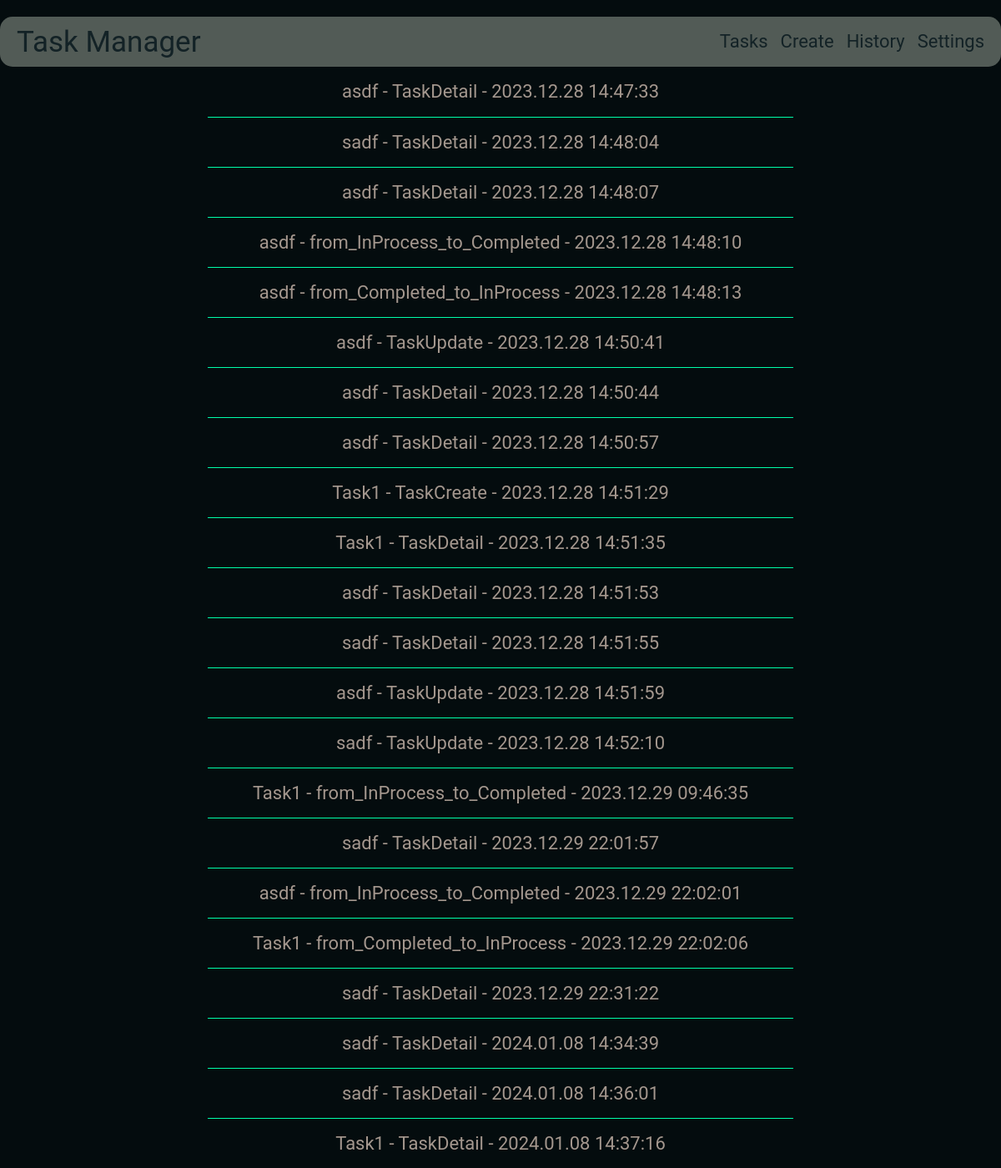
/action_history (upper part), run on the app's committed database.
### app17/models.py (models this page shows, shortened)
class Actions(models.Model):
    title = models.CharField(max_length=255, null=True, blank=True)
    action = models.ForeignKey(ActionType, on_delete=models.CASCADE)
    made_at = models.DateTimeField()

class ActionType(models.Model):
    action_name = models.CharField(max_length=255)
    def __str__(self):
        return self.action_name

### app17/views.py (the view)
# urls.py: path('action_history', action_history_view, name='action_history'),
def action_history_view(request):
    context = {'action_list':Actions.objects.all()}
    return render(request, 'app17/actionhistoryview.html', context)

### app17/templates/app17/actionhistoryview.html (shortened to what this page needs)
{% extends 'app17/base.html' %}
{% block content %}
    <div class="action">
        <div class="a_container container">
            <div class="action_block">
                {% for action in action_list %}
                    <div>{{ action.title }} - {{ action.action }} - {{ action.made_at|date:'Y.m.d' }} {{ action.made_at|time:'H:i:s' }}</div>
                {% endfor %}
            </div>
        </div>
    </div>
{% endblock %}

### app17/static/style2.css (style rules this page uses)
* { padding: 0; margin: 0; border: 0; }
*, *:before, *:after { -moz-box-sizing: border-box; -webkit-box-sizing: border-box; box-sizing: border-box; }
html, body { height: 100%; width: 100%; font-size: 100%; line-height: 1; font-size: 14px; -ms-text-size-adjust: 100%; -moz-text-size-adjust: 100%; -webkit-text-size-adjust: 100%; }
.black { background: #040c0e; color: #a4978e; font-family: "Roboto", sans-serif; font-size: 22px; }
.container { max-width: 1470px; margin: 0 auto; padding: 0px 15px; }
.action_block { width: 100%; display: flex; flex-direction: column; align-items: center; }
.action_block div { height: 60px; width: 60%; display: flex; justify-content: center; align-items: center; }
.action_block div:not(:first-child) { border-top: 1px solid #00ffaa; }

### data on the page
Actions: title "asdf", action "TaskDetail", made_at "2023.12.28", made_at "14:47:33"
Actions: title "sadf", action "TaskDetail", made_at "2023.12.28", made_at "14:48:04"
Actions: title "asdf", action "TaskDetail", made_at "2023.12.28", made_at "14:48:07"
Actions: title "asdf", action "from_InProcess_to_Completed", made_at "2023.12.28", made_at "14:48:10"
Actions: title "asdf", action "from_Completed_to_InProcess", made_at "2023.12.28", made_at "14:48:13"
Actions: title "asdf", action "TaskUpdate", made_at "2023.12.28", made_at "14:50:41"
Actions: title "asdf", action "TaskDetail", made_at "2023.12.28", made_at "14:50:44"
Actions: title "asdf", action "TaskDetail", made_at "2023.12.28", made_at "14:50:57"
Actions: title "Task1", action "TaskCreate", made_at "2023.12.28", made_at "14:51:29"
Actions: title "Task1", action "TaskDetail", made_at "2023.12.28", made_at "14:51:35"
Actions: title "asdf", action "TaskDetail", made_at "2023.12.28", made_at "14:51:53"
Actions: title "sadf", action "TaskDetail", made_at "2023.12.28", made_at "14:51:55"
Actions: title "asdf", action "TaskUpdate", made_at "2023.12.28", made_at "14:51:59"
Actions: title "sadf", action "TaskUpdate", made_at "2023.12.28", made_at "14:52:10"
Actions: title "Task1", action "from_InProcess_to_Completed", made_at "2023.12.29", made_at "09:46:35"
Actions: title "sadf", action "TaskDetail", made_at "2023.12.29", made_at "22:01:57"
Actions: title "asdf", action "from_InProcess_to_Completed", made_at "2023.12.29", made_at "22:02:01"
Actions: title "Task1", action "from_Completed_to_InProcess", made_at "2023.12.29", made_at "22:02:06"
Actions: title "sadf", action "TaskDetail", made_at "2023.12.29", made_at "22:31:22"
Actions: title "sadf", action "TaskDetail", made_at "2024.01.08", made_at "14:34:39"
Actions: title "sadf", action "TaskDetail", made_at "2024.01.08", made_at "14:36:01"
Actions: title "Task1", action "TaskDetail", made_at "2024.01.08", made_at "14:37:16"
